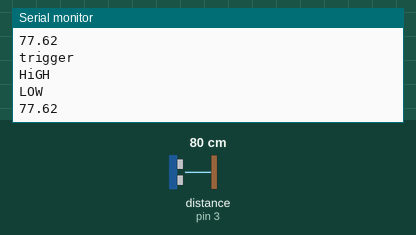
The program below on a simulated Arduino Nano, built with avr-gcc and run on an emulated ATmega328P. Shown: the last lines printed to the serial monitor. Wiring (inferred from the names in the program): ultrasonic range finder: trigger pin 2; echo pin 3. The test bench sets the inputs (shaded band); at power-on: distance to the obstacle (sensor on pin 3) 80 cm. The echo pulse lasts 58.3 µs per cm.

Above: at 1.8 s.
1.9 s: distance to the obstacle (sensor on pin 3) set to 2 cm
At 2.32 s:
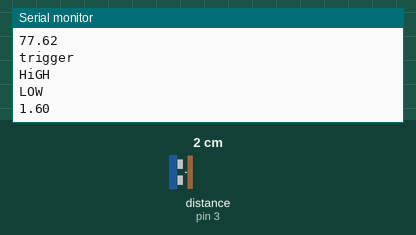
3.4 s: distance to the obstacle (sensor on pin 3) set to 4 cm
At 3.82 s:
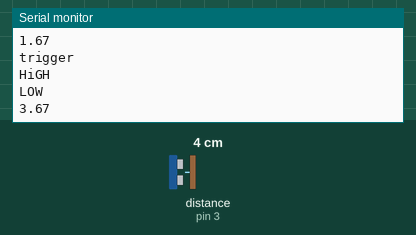
Timing chart, 0 to 6.4 s (numbered marks = the images above; inputs shaded):
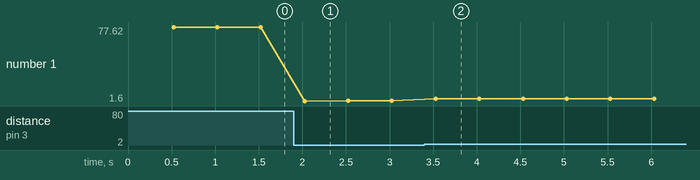

Measured:
- after the input at 1.9 s, the serial monitor: prints a new line after 0.13 s (image 1)
- after the input at 3.4 s, the serial monitor: prints a new line after 0.13 s (image 2)
- plotted number 1: 77.62 → 1.67 after the input at 1.9 s, 1.67 → 3.74 after the input at 3.4 s

The program:

main.cpp
```cpp
// Echo Trigger ertsllen T = Trigger Zeit<10µs output
// Echo = input
// Abstandsmessung mit Ultraschallgerät
#include <Arduino.h>
#define trigger 2
#define echo 3

bool lastEcho = LOW;
unsigned long zeit_1 = 0;
unsigned long zeit_2 = 0;
unsigned long wartePause = 500;
unsigned long letzteZeit = 0;
double Abstand;

void setup()
{
  pinMode(trigger, OUTPUT);
  pinMode(echo, INPUT);
  Serial.begin(9600);
}

void loop()
{
  if (millis() - letzteZeit > wartePause)
  {
    digitalWrite(trigger, HIGH);
    delayMicroseconds(10);
    digitalWrite(trigger, LOW);
    letzteZeit = millis();
    Serial.println("trigger");
  }
  int echoWert = digitalRead(echo);

  if (echoWert == HIGH && lastEcho == LOW)
  {
    zeit_1 = micros();
    Serial.println("HiGH");
  }
  if (echoWert == LOW && lastEcho == HIGH)
  {
    zeit_2 = micros();
    // Serial.println(zeit_1);
    // Serial.println(zeit_2);
    Abstand = ((zeit_2 - zeit_1) * 0.0334) / 2;
    Serial.println("LOW");
    Serial.println(Abstand);
  }
  lastEcho=echoWert;
}
```
